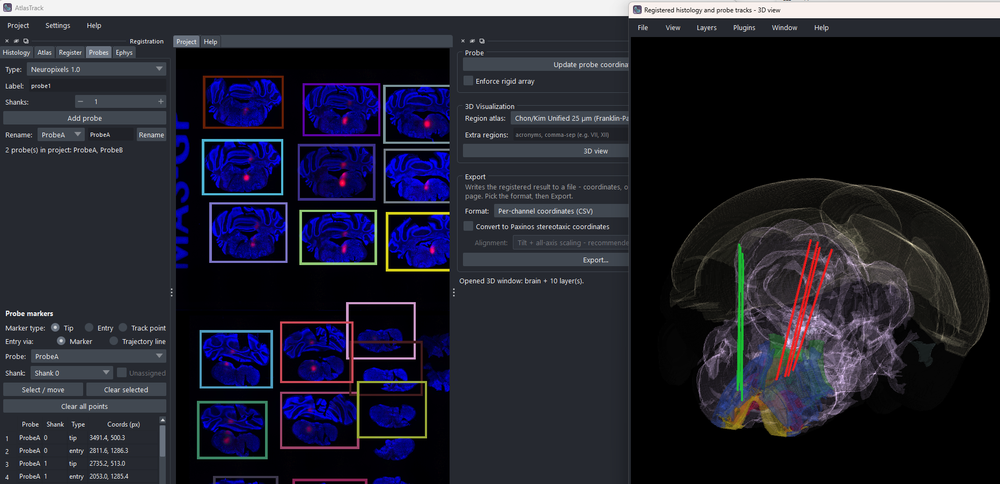
#> input picture images/AT_GUI.png, 1000 x 484 px, shrunk from 1864 x 902 before the run
$ python -i masks.py   (imports and definitions only)
#> lines starting #> are read from the running program, lines starting #| are printed output that depends on the picture; after the words box and inside, x2 and y2 are one past the last pixel; in counts of white or black regions, pixels touching at a corner belong together
"""Tissue / label masks for a histology section crop.

Used in two places:

- **Registration metric mask** (:func:`registration_moving_mask`): the elastix
  metric should see brain, not the black border or the bright fluorescent
  *labels* (green / magenta), which have no atlas counterpart and otherwise pull
  the fit. The mask keeps a dilated tissue body (so the brain/background outline
  - the strongest cue - is preserved) and subtracts the saturated label blobs.

The overlay's far-off boundary "stripes" are clipped to the *warped atlas
extent* in :func:`histo_to_ccf.registration.transforms.warp_annotation_to_section`,
not to a tissue mask - clipping to tissue would wrongly delete region outlines
over damaged/dim tissue.

All functions are headless (numpy / scipy / scikit-image only).
"""
from __future__ import annotations

import numpy as np


def _gray(image: np.ndarray) -> np.ndarray:
    """Brightest-channel projection (captures dim blue tissue AND labels)."""
    arr = np.asarray(image, dtype=np.float32)
    if arr.ndim == 3:
        arr = arr[..., :3].max(axis=-1)
    lo, hi = float(arr.min()), float(arr.max())
    return (arr - lo) / (hi - lo) if hi > lo else arr * 0.0


def section_tissue_mask(image: np.ndarray, *, close_iter: int = 12) -> np.ndarray:
    """Clean boolean tissue mask: Otsu split, fill, close, keep largest body.

    The section sits on a near-black background, so a low Otsu fraction captures
    even dim cortex; heavy closing + largest-component selection yields one solid
    silhouette and drops debris / neighbouring-section fragments.
    """
    from scipy import ndimage as ndi
    from skimage.filters import threshold_otsu

    g = _gray(image)
    if float(g.max()) - float(g.min()) < 1e-6:
        return np.ones(g.shape, dtype=bool)
    try:
        thr = float(threshold_otsu(g)) * 0.5
    except Exception:  # noqa: BLE001 - degenerate histogram
        return np.ones(g.shape, dtype=bool)

    m = ndi.binary_fill_holes(g > thr)
    m = ndi.binary_closing(m, iterations=close_iter)
    m = ndi.binary_fill_holes(m)
    m = ndi.binary_opening(m, iterations=2)
    lbl, n = ndi.label(m)
    if n == 0:
        return np.ones(g.shape, dtype=bool)
    sizes = ndi.sum(np.ones_like(lbl), lbl, index=range(1, n + 1))
    return lbl == (int(np.argmax(sizes)) + 1)


def section_label_mask(
    image: np.ndarray, *, red_thresh: int = 70, green_thresh: int = 70, dilate: int = 3
) -> np.ndarray:
    """Boolean mask of bright fluorescent labels (green / magenta / red).

    DAPI tissue is blue (low R, low G), so a significant red or green signal
    marks a label. Returns an all-False mask for grayscale input (no channels to
    judge labels from).
    """
    arr = np.asarray(image)
    if arr.ndim != 3 or arr.shape[-1] < 3:
        return np.zeros(arr.shape[:2], dtype=bool)
    from scipy import ndimage as ndi

    r, g = arr[..., 0].astype(np.int16), arr[..., 1].astype(np.int16)
    labels = (r > red_thresh) | (g > green_thresh)
    if dilate > 0:
        labels = ndi.binary_dilation(labels, iterations=dilate)
    return labels


def registration_moving_mask(
    image: np.ndarray, *, rim_frac: float = 0.08, exclude_labels: bool = True
) -> np.ndarray:
    """uint8 metric mask for elastix: dilated tissue body minus label blobs.

    The dilation keeps the brain/background outline (a tight mask would discard
    it and hurt the fit); the subtraction drops the fluorescent labels.
    """
    from scipy import ndimage as ndi

    tissue = section_tissue_mask(image)
    rim = max(1, round(rim_frac * min(tissue.shape)))
    mask = ndi.binary_dilation(tissue, iterations=rim)
    if exclude_labels:
        mask = mask & ~section_label_mask(image)
    if mask.sum() == 0:  # never hand elastix an empty mask
        return np.ones(tissue.shape, dtype=np.uint8)
    return mask.astype(np.uint8)


def moment_similarity(
    fixed_mask: np.ndarray, moving_mask: np.ndarray, *, isotropic: bool = False
) -> np.ndarray:
    """Closed-form pre-alignment of two silhouettes (translation + scale, no rotation).

    Matches the **centroid** (translation) and the **per-axis spread** (scale) of
    ``fixed_mask`` to ``moving_mask`` - a 4-DOF similarity (or isotropic 3-DOF)
    that *cannot shear or fold*. Returns a 3x3 homogeneous affine in **(x, y)**
    (col, row) order mapping a fixed-mask pixel to its moving-mask counterpart;
    identity if either silhouette is degenerate.

    The rotation DOF is intentionally dropped: the atlas plane is already oriented
    by the anchoring, so residual rotation is small and the principal-axis angle
    has a sign/180-degree ambiguity that does more harm than good.
    """
    fy, fx = np.nonzero(fixed_mask)
    my, mx = np.nonzero(moving_mask)
    if fx.size < 8 or mx.size < 8:
        return np.eye(3)
    fcx, fcy = float(fx.mean()), float(fy.mean())
    mcx, mcy = float(mx.mean()), float(my.mean())
    fsx, fsy = float(fx.std()), float(fy.std())
    msx, msy = float(mx.std()), float(my.std())
    if min(fsx, fsy) < 1e-3:
        return np.eye(3)
    sx, sy = msx / fsx, msy / fsy
    if isotropic:
        s = float(np.sqrt(max(sx * sy, 1e-9)))
        sx = sy = s
    return np.array(
        [[sx, 0.0, mcx - sx * fcx],
         [0.0, sy, mcy - sy * fcy],
         [0.0, 0.0, 1.0]]
    )

>>> import cv2
>>> picture = cv2.imread('../../../images/AT_GUI.png', cv2.IMREAD_GRAYSCALE)
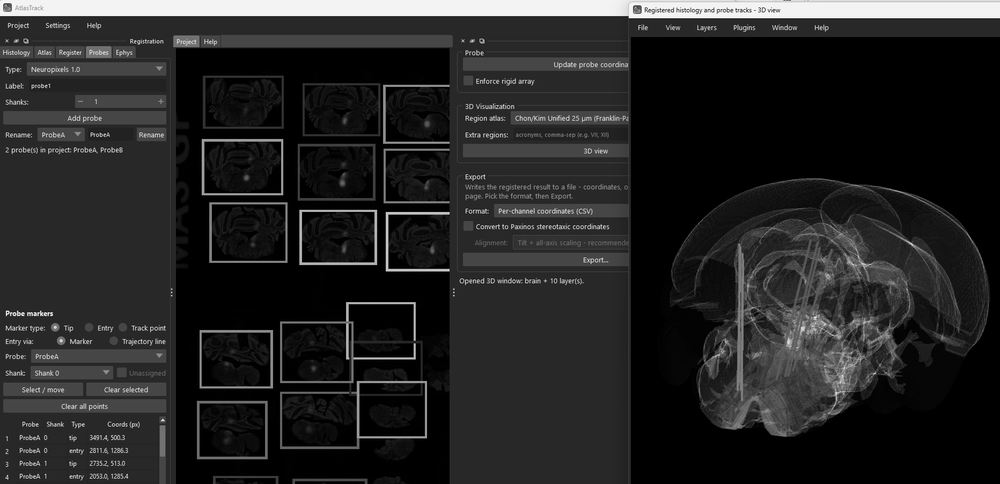
#> picture: shape (484, 1000); min 0, max 255, mean 36.8
>>> result = registration_moving_mask(picture)
#> in _gray, `lo, hi = float(arr.min()), float(arr.max())`: lo = 0; hi = 255
#> in section_tissue_mask, `thr = float(threshold_otsu(g)) * 0.5`: thr = 0.214
#> in section_tissue_mask, `m = ndi.binary_fill_holes(g > thr)`:
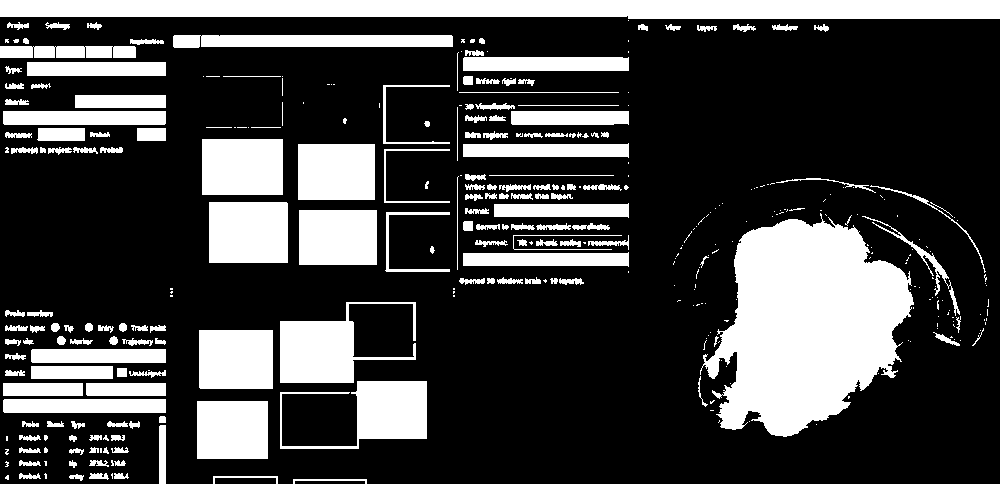
#> m: shape (484, 1000) bool; 26.4% white; 351 white regions (176 under 20 px), largest, box (x1, y1, x2, y2) and area: (700, 213, 914, 437) 30484, (0, 0, 1000, 19) 17743, (280, 302, 416, 383) 5113
#> in section_tissue_mask, `m = ndi.binary_closing(m, iterations=close_iter)`: m: shape (484, 1000) bool; 37.6% white; 37 white regions (24 under 20 px), largest, box (x1, y1, x2, y2) and area: (12, 12, 988, 297) 98133, (698, 208, 984, 437) 38002, (197, 302, 427, 472) 23563
#> in section_tissue_mask, `m = ndi.binary_fill_holes(m)`:
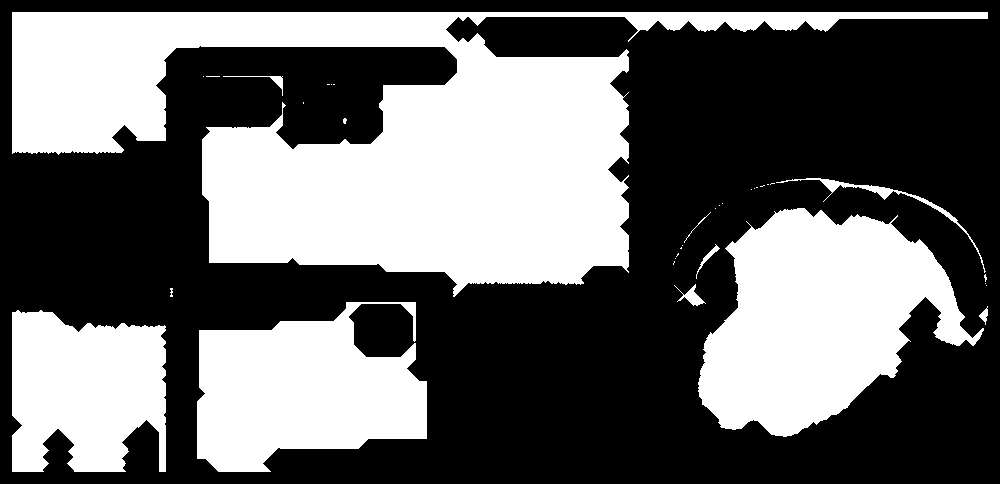
#> m: shape (484, 1000) bool; 41.2% white; 35 white regions (24 under 20 px), largest, box (x1, y1, x2, y2) and area: (12, 12, 988, 297) 111109, (698, 208, 984, 437) 39102, (197, 302, 427, 472) 27151
#> in section_tissue_mask, `m = ndi.binary_opening(m, iterations=2)`:
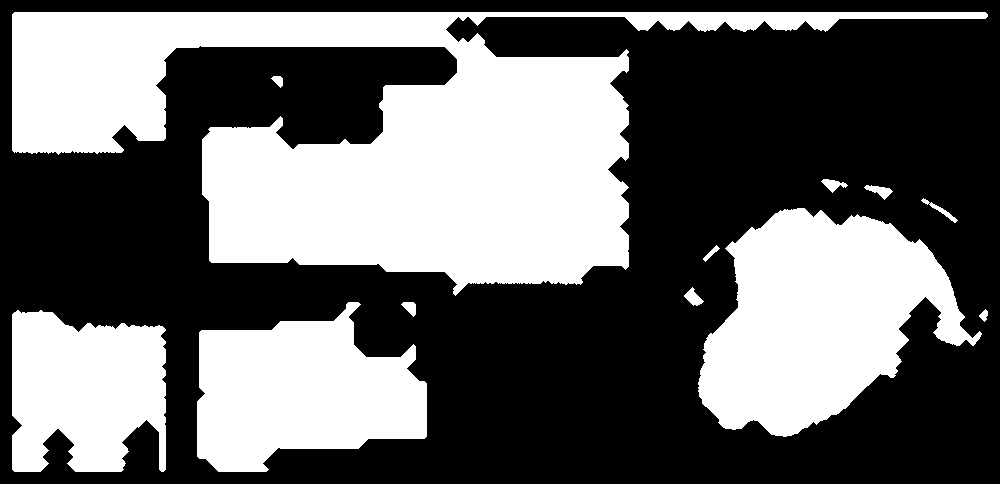
#> m: shape (484, 1000) bool; 41% white; 12 white regions, largest, box (x1, y1, x2, y2) and area: (12, 12, 988, 296) 110995, (698, 208, 982, 437) 39054, (197, 302, 427, 472) 26822
#> in section_tissue_mask, `lbl, n = ndi.label(m)`:
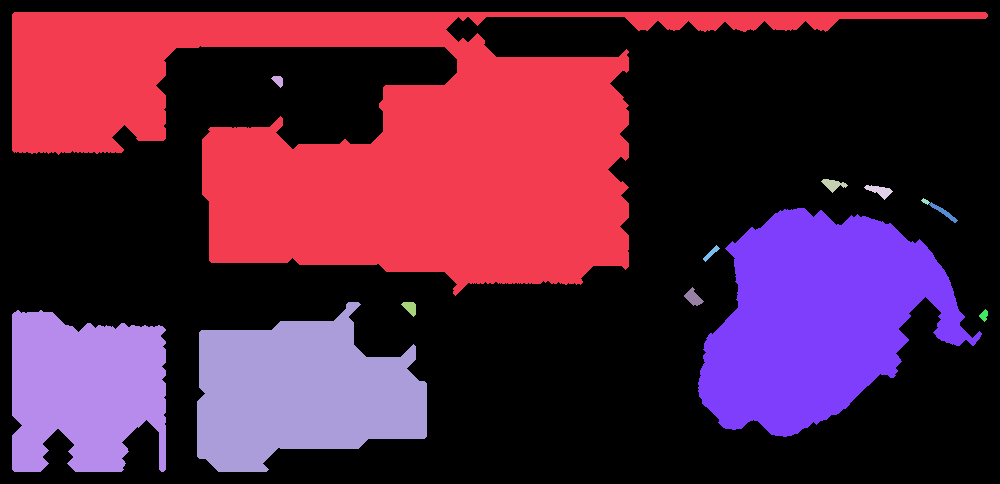
#> lbl: shape (484, 1000) int32; 14 distinct labels, from 0 to 13; one colour per label, 0 black
#> in section_tissue_mask, `lbl, n = ndi.label(m)`: n = 13
#> in section_tissue_mask, `sizes = ndi.sum(np.ones_like(lbl), lbl, index=range(1, n + 1))`: sizes = [110995, 90, 181, 199, 31, 138, 39054, 88, 189, 26822, 138, 68, 20503]
#> in section_tissue_mask, `return lbl == (int(np.argmax(sizes)) + 1)`:
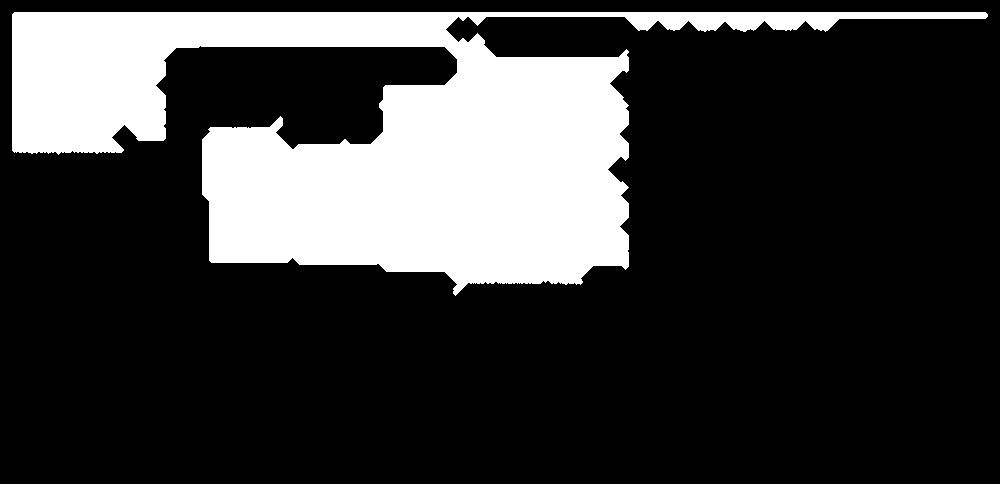
#> returned value: shape (484, 1000) bool; 22.9% white; 1 white region, box (x1, y1, x2, y2) and area: (12, 12, 988, 296) 110995
#> in registration_moving_mask, `mask = ndi.binary_dilation(tissue, iterations=rim)`:
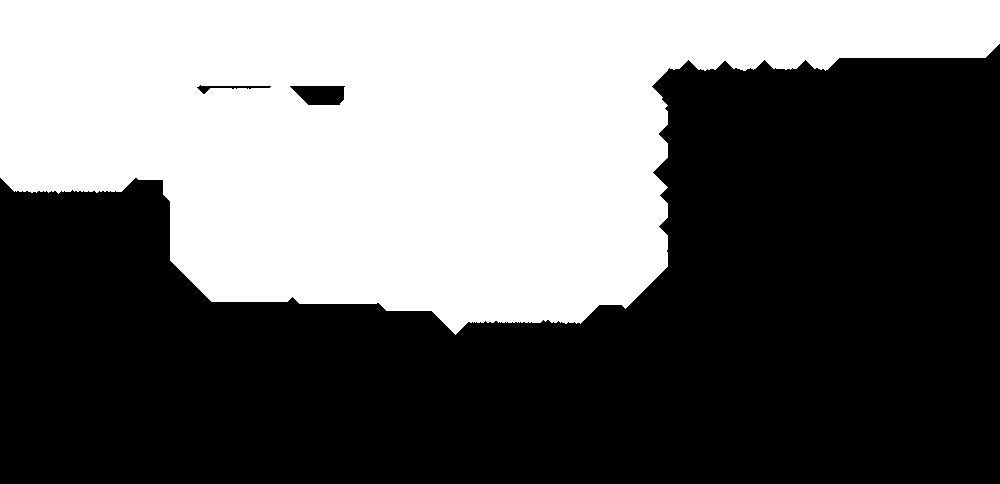
#> mask: shape (484, 1000) bool; 42.2% white; 1 white region, box (x1, y1, x2, y2) and area: (0, 0, 1000, 335) 204009
